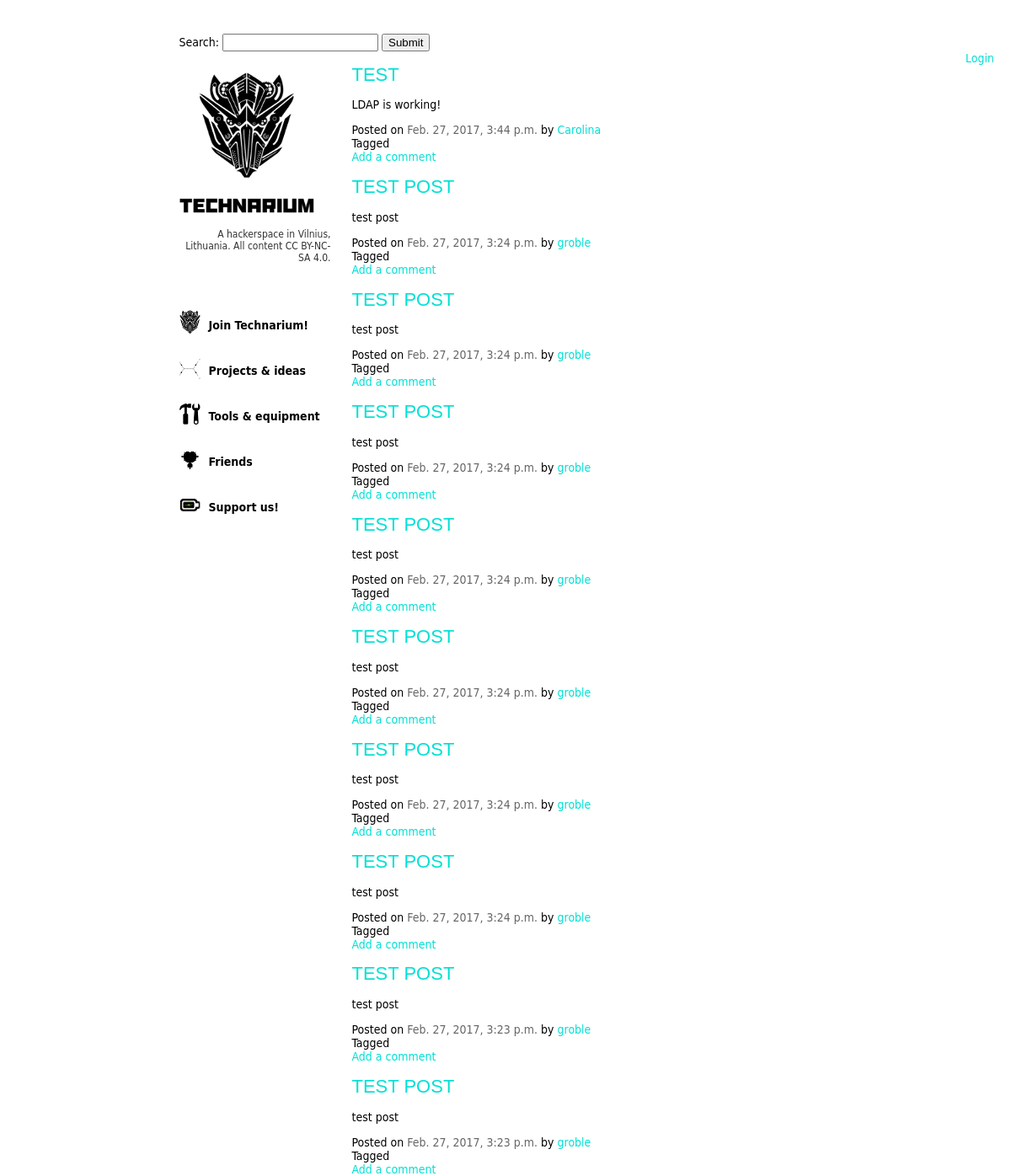
/blog/, run on an earlier commit of the app's database.
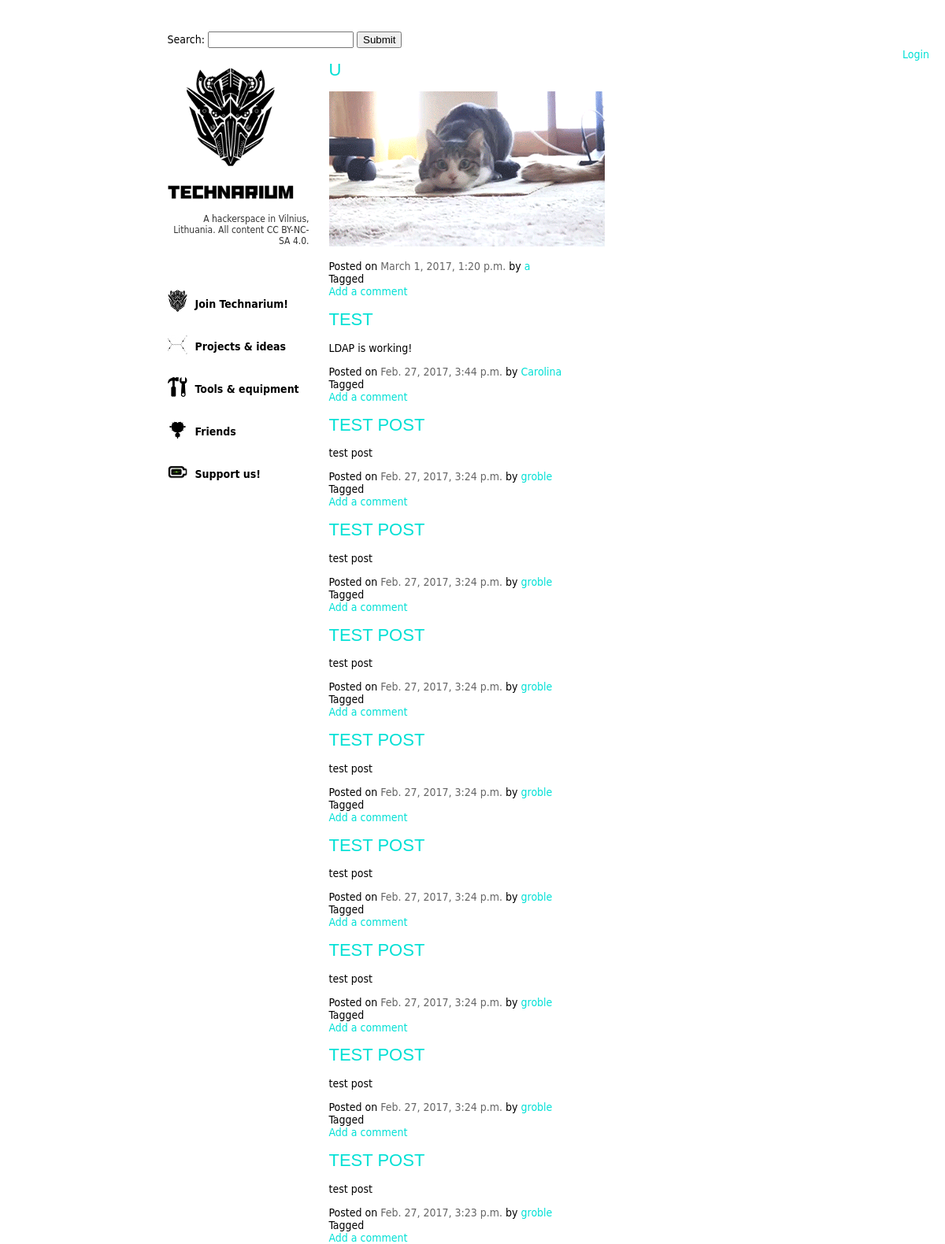
And on a later commit of the database.
### blog/models.py (models this page shows, shortened)
class Post(models.Model):
	title = models.CharField(max_length=128, default='No title', null=True, blank=True)
	body = models.TextField()
	slug = models.SlugField()
	date_time = models.DateTimeField()
	timestamp = models.IntegerField()
	tags = models.ManyToManyField(Tag,blank=True)
	created_by = models.ForeignKey('UserProfile', null=True)
	class Meta:
		ordering = ['-date_time']

class UserProfile(models.Model):
	user = models.OneToOneField(User) # required
	def __str__(self):
		return self.user.username

### blog/views.py (the view)
# urls.py: url(r'^page/(?P<page_num>[\w\d+]+)/$', views.post_list, name='page'),
def post_list(request, page_num=1):
	page_num=int(page_num)
	post_list = Post.objects.all().order_by('-date_time')[page_num*10-10:page_num*10] # query next 10 posts
	tag_list = Tag.objects.all()
	context_dict={'post_list': post_list, 'page_num': page_num}
	if page_num == 1: #render full page if we're on the first page
		return render(request, 'blog/post_list.html', context_dict)
	else: # else render only the post_list without header, etc
		return render(request, 'blog/post_list_template.html', context_dict)

### blog/forms.py
class SearchForm(forms.Form):
	search= forms.CharField(label="Search...", max_length=256)

### blog/utils.py (called while the page is built)
def search_context(request):
    search_form = SearchForm()
    return {
        'search_form': search_form,
    }

### blog/templates/blog/post_list.html (shortened to what this page needs)
{% extends "blog/main.html" %}
{% block head %}
{% load staticfiles%}
{% endblock %}
{% block post_list %}
	{% include "blog/post_list_template.html" %}
{% endblock %}

### blog/templates/blog/post_list_template.html (shortened to what this page needs)
{% if post_list %}
	{% for post in post_list %}
		<div class='post'>
		<h1 class='post_title'>
		<a href="{% url 'single_post_view' slug=post.slug pk=post.pk %}">{{post.title}}</a>
		</h1>
		<div class='post_body'><p>{{ post.body|safe }}</p></div>
		<div class='post_date'>Posted on <a class="posted_date" href="{% url 'single_post_view' slug=post.slug pk=post.pk %}">{{post.date_time}}</a>
		{% if post.created_by %}
		by <a href="{% url 'view_posts_by_author' username=post.created_by %}">{{ post.created_by }}</a>
		{% endif %}
		</div>
		<div class='tags'>Tagged</br>
		</div>
		{% if post.comment_set.count > 0 %}
			<a href="{% url 'add_comment' pk=post.pk slug=post.slug  %}">
			{{post.comment_set.count}} Comments
			</a>
			{% else %}
			<a href="{% url 'add_comment' pk=post.pk slug=post.slug  %}">Add a comment</a>
		{% endif %}
	</div>
	{% endfor %}
{% endif %}

What changed in the data, as far as the page shows it:
no longer on this page (row unchanged): Post: title "TEST POST", body "test post", date_time "Feb. 27, 2017, 3:23 p.m.", created_by "groble", shows "Add a comment"
added Post: title "U", body (picture), date_time "March 1, 2017, 1:20 p.m.", created_by "a", shows "Add a comment"
